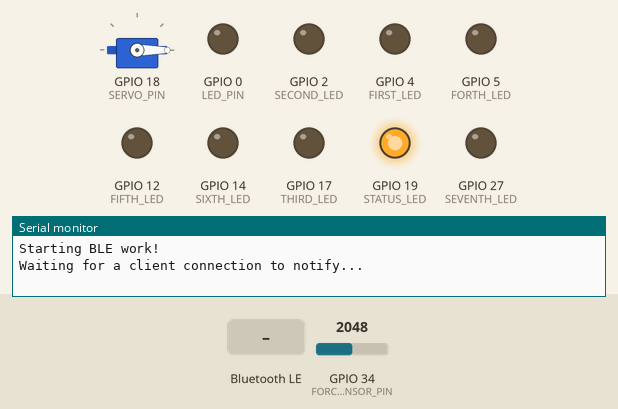
Recording of a sketch running on a simulated ESP32. Parts: servo, output pins drawn as LEDs (lit = HIGH), the last lines printed to the serial monitor. The test bench sets the inputs (shaded band); at power-on: GPIO 34 (FORCE_SENSOR_PIN) = 2048. Nothing arrives over Bluetooth unless stated; a phone connects over Bluetooth LE 3 s after start.

Above: at 1.2 s.
1.3 s: Bluetooth LE write "0" received
At 4.15 s:
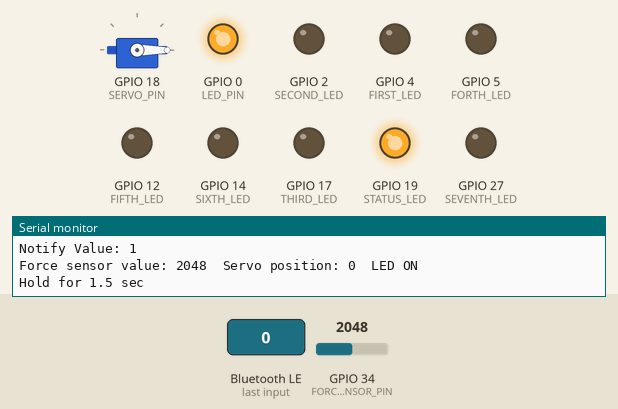
4.3 s: Bluetooth LE write "1" received
At 5.2 s:
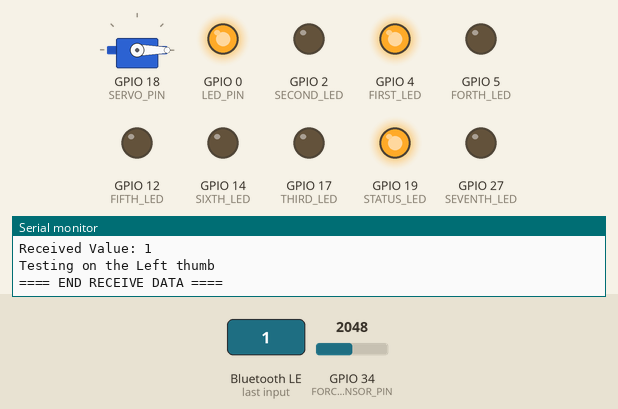
7.0 s: Bluetooth LE write "2" received
At 7.3 s:
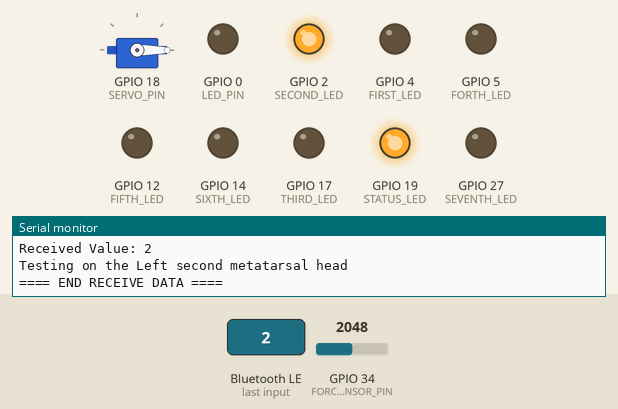
8.5 s: Bluetooth LE write "0" received
At 9.7 s:
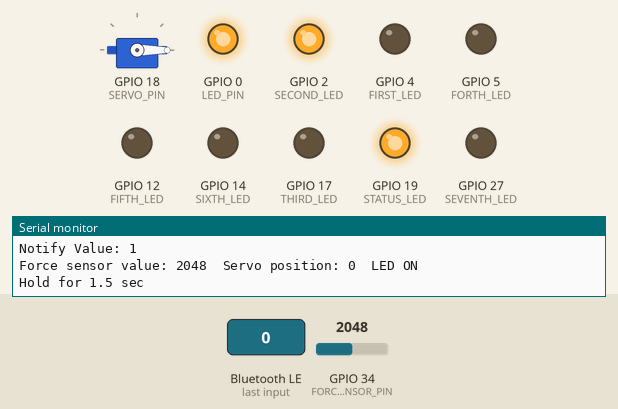
11.5 s: Bluetooth LE write "1" received
At 11.8 s:
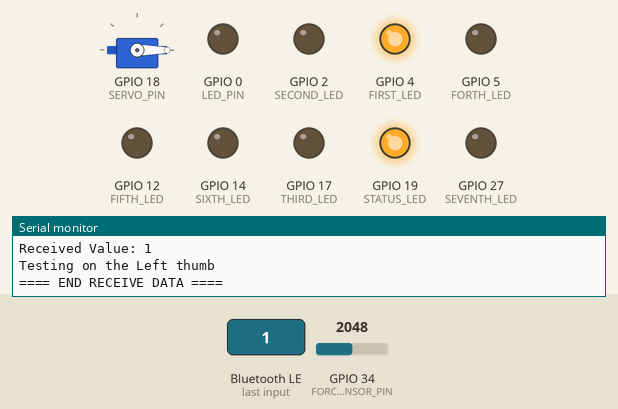
13.0 s: Bluetooth LE write "2" received
At 13.3 s:
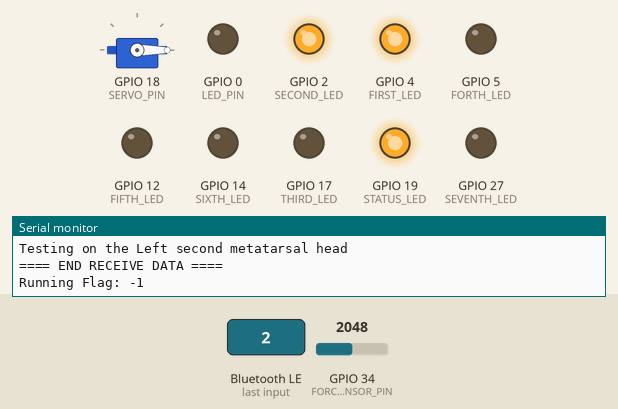
Timing chart, 0 to 15.5 s (numbered marks = the images above; inputs shaded):
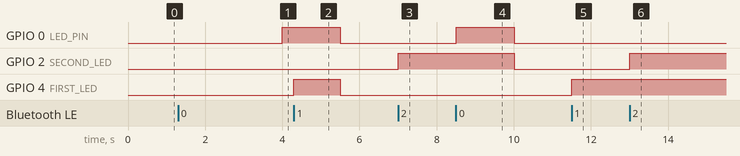

Measured:
- after the input at 1.3 s, GPIO 0 (LED_PIN): LOW → HIGH after 2.7 s
- after the input at 4.3 s, GPIO 4 (FIRST_LED): LOW → HIGH at once, → LOW 1.2 s later
- after the input at 7.0 s, GPIO 2 (SECOND_LED): LOW → HIGH at once
- after the input at 8.5 s, GPIO 0 (LED_PIN): LOW → HIGH at once, → LOW 1.5 s later; GPIO 2 (SECOND_LED): HIGH → LOW after 1.5 s
- after the input at 11.5 s, GPIO 4 (FIRST_LED): LOW → HIGH at once
- after the input at 13.0 s, GPIO 2 (SECOND_LED): LOW → HIGH at once

The sketch:

BLE_server.ino
```cpp
#include <BLEDevice.h>
#include <BLEUtils.h>
#include <BLEServer.h>
#include <BLE2902.h>
#include <ESP32Servo.h>

Servo myservo;

BLEServer *pServer; // BLE Server
BLECharacteristic *pCharacteristic; // BLE Charactieristics

bool deviceConnected = false;
String txValue = "0";
int runningFlag = -1; // -1: let motor stop working, 0: let motor start working

// See the following for generating UUIDs:
// https://www.uuidgenerator.net/

#define FORCE_SENSOR_PIN 34 // GIOP34 (ADC6)
#define SERVO_PIN 18
#define LED_PIN 0     // alert
#define FIRST_LED 4   // left thumb
#define SECOND_LED 2  // left 2nd metatarsal head
#define THIRD_LED 17  // left and right 3rd metatarsal head
#define FORTH_LED 5   // left 4th metatatsal head
#define FIFTH_LED 12  // right thumb
#define SIXTH_LED 14  // right 2nd metatarsal head
#define SEVENTH_LED 27  // right 4th metatarsal head
#define STATUS_LED 19 // status led
#define SERVICE_UUID           "4fafc201-1fb5-459e-8fcc-c5c9c331914b"
#define CHARACTERISTIC_UUID_TX "beb5483e-36e1-4688-b7f5-ea07361b26a8"
#define CHARACTERISTIC_UUID_RX "828917c1-ea55-4d4a-a66e-fd202cea0645"

// Class for servercallbacks (Wether the device is connected or not)
class MyServerCallbacks: public BLEServerCallbacks{
  void onConnect(BLEServer *pServer){
    deviceConnected = true;
    Serial.println("Connected");
  }

  void onDisconnect(BLEServer *pServer){
    Serial.println("Disconnectd");
    deviceConnected = false;
    pServer->getAdvertising()->start();

    digitalWrite(FIRST_LED, LOW);
    digitalWrite(SECOND_LED, LOW);
    digitalWrite(THIRD_LED, LOW);
    digitalWrite(FORTH_LED, LOW);
    digitalWrite(FIFTH_LED, LOW);
    digitalWrite(SIXTH_LED, LOW);
    digitalWrite(SEVENTH_LED, LOW);
  }
};

// Check if there has incoming data or not
class MyCallbacks: public BLECharacteristicCallbacks{

  void onRead(BLECharacteristic *pCharacteristic){
    pCharacteristic->setValue(txValue.c_str());
    Serial.println("onRead Value: " + txValue);
  }

  void onWrite(BLECharacteristic *pCharacteristic){
    std::string rxValue = pCharacteristic->getValue();

    if(rxValue.length() > 0){
      Serial.println("==== RECEIVE DATA ====");
      Serial.print("Received Value: ");

      for(int i = 0; i < rxValue.length(); i++){
        Serial.print(rxValue[i]);
      }

      Serial.println();

      if(rxValue.find("0") != -1){
        runningFlag = 0;  // let motor run
      } else if(rxValue.find("1") != -1){
        Serial.println("Testing on the Left thumb");
        digitalWrite(FIRST_LED, HIGH);
      } else if(rxValue.find("2") != -1){
        Serial.println("Testing on the Left second metatarsal head");
        digitalWrite(SECOND_LED, HIGH);
      } else if(rxValue.find("3") != -1){
        Serial.println("Testing on the Left or Right third metatarsal head");
        digitalWrite(THIRD_LED, HIGH);
      } else if(rxValue.find("4") != -1){
        Serial.println("Testing on the Left forth metatarsal head");
        digitalWrite(FORTH_LED, HIGH);
      } else if(rxValue.find("5") != -1){
       Serial.println("Testing on the Right thumb");
        digitalWrite(FIFTH_LED, HIGH);
      } else if(rxValue.find("6") != -1){
        Serial.println("Testing on the Right second metatarsal head");
        digitalWrite(SIXTH_LED, HIGH);
      } else if(rxValue.find("7") != -1){
        Serial.println("Testing on the Right forth metatarsal head");
        digitalWrite(SEVENTH_LED, HIGH);
      } else if(rxValue.find("8") != -1){
        // turn off all leds
        digitalWrite(FIRST_LED, LOW);
        digitalWrite(SECOND_LED, LOW);
        digitalWrite(THIRD_LED, LOW);
        digitalWrite(FORTH_LED, LOW);
        digitalWrite(FIFTH_LED, LOW);
        digitalWrite(SIXTH_LED, LOW);
        digitalWrite(SEVENTH_LED, LOW);
      }
      Serial.println("==== END RECEIVE DATA ====");
      Serial.println();
    }
  }
};

void setup() {
  Serial.begin(115200);
  myservo.attach(SERVO_PIN);
  myservo.write(0);
  pinMode(LED_PIN, OUTPUT);
  pinMode(FIRST_LED, OUTPUT);
  pinMode(SECOND_LED, OUTPUT);
  pinMode(THIRD_LED, OUTPUT);
  pinMode(FORTH_LED, OUTPUT);
  pinMode(FIFTH_LED, OUTPUT);
  pinMode(SIXTH_LED, OUTPUT);
  pinMode(SEVENTH_LED, OUTPUT);
  pinMode(STATUS_LED, OUTPUT);
  digitalWrite(LED_PIN, LOW);
  digitalWrite(FIRST_LED, LOW);
  digitalWrite(SECOND_LED, LOW);
  digitalWrite(THIRD_LED, LOW);
  digitalWrite(FORTH_LED, LOW);
  digitalWrite(FIFTH_LED, LOW);
  digitalWrite(SIXTH_LED, LOW);
  digitalWrite(SEVENTH_LED, LOW);
  digitalWrite(STATUS_LED, LOW);
  Serial.println("Starting BLE work!");

  // Create the BLE Device
  BLEDevice::init("Foot Nerve Tester"); // Bluetooth name

  // Create the BLE Server
  pServer = BLEDevice::createServer();
  pServer->setCallbacks(new MyServerCallbacks());

  // Create the BLE Service
  BLEService *pService = pServer->createService(SERVICE_UUID);

  // Characteristic for Notification
  pCharacteristic = pService->createCharacteristic(
                                         CHARACTERISTIC_UUID_TX,
                                         BLECharacteristic::PROPERTY_NOTIFY
                                       );
  // BLE2902 needed to notify
  pCharacteristic->addDescriptor(new BLE2902());

  // Characteristic for Writing and Reading data
  BLECharacteristic *pCharacteristic = pService->createCharacteristic(
                                         CHARACTERISTIC_UUID_RX,
                                         BLECharacteristic::PROPERTY_WRITE
                                       );
  pCharacteristic->setCallbacks(new MyCallbacks());

  // Start the service
  pService->start();

  // BLEAdvertising *pAdvertising = pServer->getAdvertising();  // this still is working for backward compatibility
  BLEAdvertising *pAdvertising = BLEDevice::getAdvertising();
  pAdvertising->addServiceUUID(SERVICE_UUID);
  pAdvertising->setScanResponse(true);
  pAdvertising->setMinPreferred(0x06);  // functions that help with iPhone connections issue
  pAdvertising->setMinPreferred(0x12);

  // Start adverising (showing BLE name to connect to)
  BLEDevice::startAdvertising();
  Serial.println("Waiting for a client connection to notify...");
  digitalWrite(STATUS_LED, HIGH);
}

void loop() {
  if(deviceConnected){
    if(runningFlag == 0){
      motor_start();
    }

    Serial.println("Running Flag: " + String(runningFlag));
  }
  delay(2000);
}

void motor_start(){

  if(txValue == "0"){
    txValue = "1";  // motor is working
  }
  notifyValue();  // notify motor status

  for(int pos = 0; pos <= 90; pos+=2)
  {
    int forceSensorValue = analogRead(FORCE_SENSOR_PIN);

    Serial.print("Force sensor value: ");
    Serial.print(forceSensorValue);
    Serial.print("\t");
    Serial.print("Servo position: ");
    Serial.print(pos);
    Serial.print("\t");

    myservo.write(pos);

    if(forceSensorValue > 160)
    {
      Serial.println("LED ON");
      digitalWrite(LED_PIN, HIGH);
      Serial.println("Hold for 1.5 sec");
      delay(1500);
      break;
    } else {
      Serial.println("LED OFF");
      digitalWrite(LED_PIN, LOW);

      if(pos == 90){
        Serial.println("Hold for 1.5 sec");
        delay(1500);
      }
    }
    delay(200);
  }

  Serial.println("Finish");
  myservo.write(0);

  if(txValue == "1"){
    txValue = "0";  // the motor is ready
    runningFlag = -1;
  }
  notifyValue();
  digitalWrite(LED_PIN, LOW);
  turn_off_all_leds();
  delay(1000);
}

void turn_off_all_leds(){
  digitalWrite(FIRST_LED, LOW);
  digitalWrite(SECOND_LED, LOW);
  digitalWrite(THIRD_LED, LOW);
  digitalWrite(FORTH_LED, LOW);
  digitalWrite(FIFTH_LED, LOW);
  digitalWrite(SIXTH_LED, LOW);
  digitalWrite(SEVENTH_LED, LOW);
}

void notifyValue(){
  // Setting the value to the characteristic
  pCharacteristic->setValue(txValue.c_str());

  // Notify the connected client
  pCharacteristic->notify();
  Serial.println("Notify Value: " + txValue);
}
```
